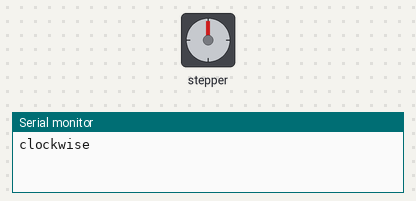
Simulated run of this sketch. Board: ESP8266 (NodeMCU). Shown: stepper motor, the last lines printed to the serial monitor. Stepper angles assume 2048 steps per turn.

Above: at 0.05 s.
At 2.0 s:
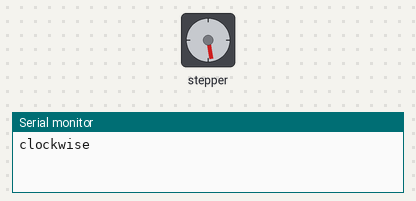
At 4.0 s:
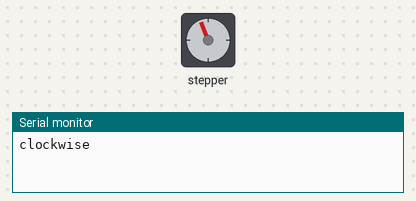
At 8.8 s:
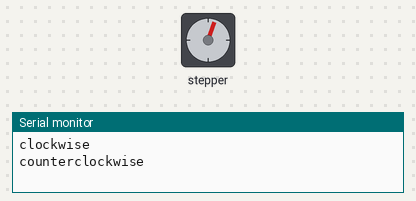
Timing chart, 0 to 13.0 s (numbered marks = the images above):
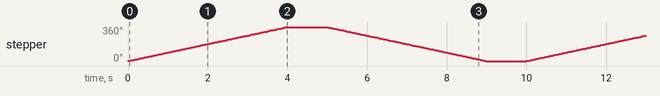

The sketch:

StepperMotor.ino
```cpp
// (licence header left out)
#include <Stepper.h>

const int stepsPerRevolution = 2048;// change this to fit the number of steps per revolution

// ULN2003 Motor Driver Pins
#define IN1 D0
#define IN2 D1
#define IN3 D2
#define IN4 D3

// initialize the stepper library
Stepper myStepper(stepsPerRevolution, IN1, IN3, IN2, IN4);

void setup() {
// set the speed at 5 rpm
myStepper.setSpeed(15);
// initialize the serial port
Serial.begin(115200);
}

void loop() {
// step one revolution in one direction:
Serial.println("clockwise");
myStepper.step(stepsPerRevolution);
delay(1000);

// step one revolution in the other direction:
Serial.println("counterclockwise");
myStepper.step(-stepsPerRevolution);
delay(1000);
}
```

Measured:
- by itself, stepper: turns 360° clockwise in 4.0 s, then 360° counter-clockwise in 4.0 s, repeating every 10.0 s
